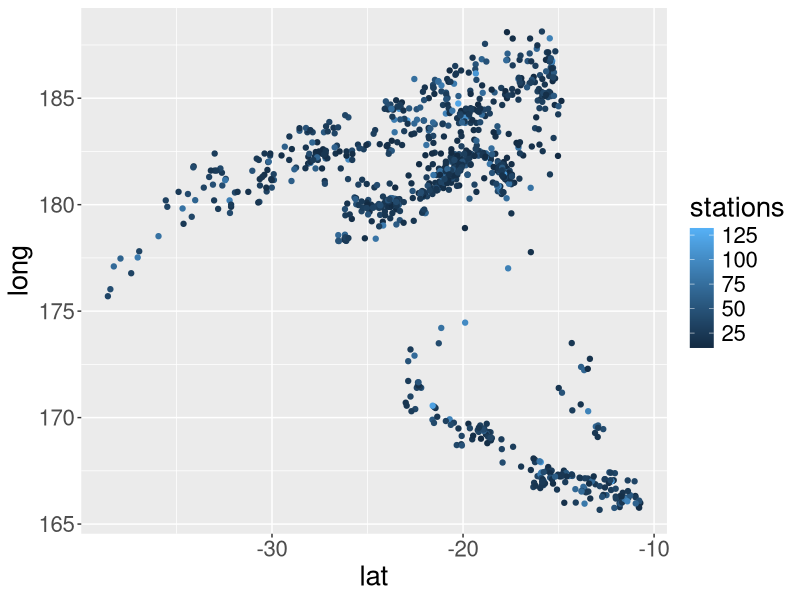

Generate this figure with R: (Note: this script raises an error after producing the figure.)
# Notes: Sep 27
# Expository Graphs

# Acronyms: define at beginning of the paper, write entire acronym out in captions of figures / tables

library(ggplot2)

# make container for the data in the ggplot

# g is our object container for this ggplot2

# GGplot defines a canvas
g = ggplot(
  # define dataframe or tibble
  data = quakes,
  # aesthetics
  aes(x = lat, y = long, colour = stations)) +
  # geometry layers - points
  geom_point()

# Theme - check it out
?theme
# If you change text affects all text
theme(text = )
# Requires a class called element_text

g + theme(text = element_text(size = 20))

# shorthand 
tsize = function(size) element_text(size = size)

gbig = g + theme(axis.text = size(18), axis.title = tsize(20), legend.text = tsize(15), legend.title = tsize(15))

# make labels bigger

gbig = gbig + xlab("Latitude")

# add a title

gbig + ggtitle("Title") + theme(title = element_text(size = 30))

# legends

gbig2 = gbig + guides(colour = guide_colorbar(title = "Legend Title")); gbig2

# \n = new line
(title = "Legend\nTitle")

# horizontal justification
title.hjust = 0.5

# put legend inside a plot: coordinates are relative numbers from 0 - 1

gbig2 + theme(legend.position = c(0.3,0.35))

# changes x / y axis limit

ylim(c(160, max(quakes$long)))

# transparent legend fill

transparent_legend = theme(
  legend.background = element_rect(fill = "transparent"),
  legend.key = element_rect(fill = "transparent",
                            color = "transparent")
)

# title position
title.position = "right"

# manipulating after the fact

gbig2$guides$colour$title.position = "left"

# use ; to end a code line

# check out ggtheme
?ggtheme

g + theme_light

# check out ggplot2 basic code for EDA

g = ggplot(aes(y = am), data = mtcars) + 
  geom_point(position = position_jitter(height = 0.2)) + 
  geom_smooth(method = "glm", 
              method.args = list(family = "binomial"), se = FALSE) +
  geom_smooth(method = "loess", se = FALSE, col = "red")

g + aes(x = mpg)

gmpg = g + aes(x = mpg); gdrat = g + aes(x = drat)
gridExtra::grid.arrange(gmpg, gdrat, ncol = 2)

gmpg = gmpg + annotate(x = 30, y = 0.2, geom = "text", label = "A", size = 20)
gdrat = gdrat + annotate(x = 4.5, y = 0.2, geom = "text", label = "B", size = 20)
gridExtra::grid.arrange(gmpg,gdrat, ncol = 2)


# Class notes: Oct 2 2017
# Dimension Reduction

library(pheatmap)

# PCA stuff in two dimensions
prcomp(data)

# SVD -- scale subtracts means across rows
svd(scale(datamatrix)) # faster!

# impute missing values
impute.knn(data)
svd(data)

# set some to NA and impute and see if they look similar!!

# 10042017

# ggplots:

ggplot(stamp, aes(y = Thickness, x = 1)) + 
  geom_boxplot(outlier.shape = NA) + 
  geom_jitter(height = 0) + theme_big

boxplot(thick); 
stripchart(thick, add =TRUE, vertical=TRUE, jitter=0.1, method = "jitter", pch=19, col=2)

# Binning

par(mfrow=c(1,2))
hist(thick,col=2); hist(thick,breaks=100,col=2)

# Density plots

ggplot(stamp, aes(x = Thickness)) + 
  geom_density()

dens = density(thick); 
plot(dens, col=2)

# calculate number of modes in a univariate continuous data

nmodes <- function(y) {
  x <- diff(y)
  n <- length(x)
  sum(x[2:n] < 0  & x[1:(n - 1)] >  0)
}
nmodes(dens$y)

# Second Term

# Oct 25

# Shiny